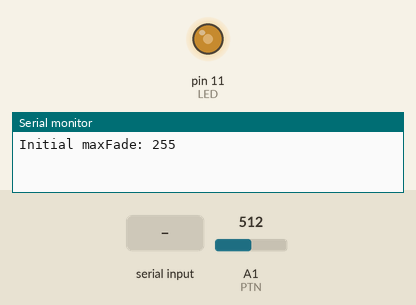
This sketch was run on a simulated Arduino Uno, built with avr-gcc and run on an emulated ATmega328P. On the bench: output pins drawn as LEDs (lit = HIGH), the last lines printed to the serial monitor. The inputs (shaded band) are chosen by the test bench; at power-on: A1 (PTN) = 512. EEPROM starts erased.

Above: at 1.2 s.
1.3 s: "90,45\n" received over Serial
At 2.5 s:
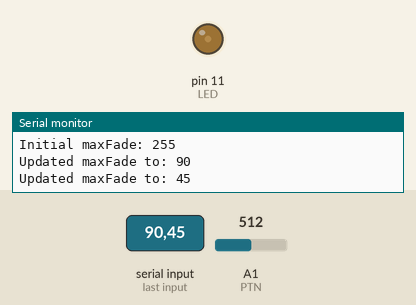
2.8 s: A1 (PTN) set to 0
At 3.6 s:
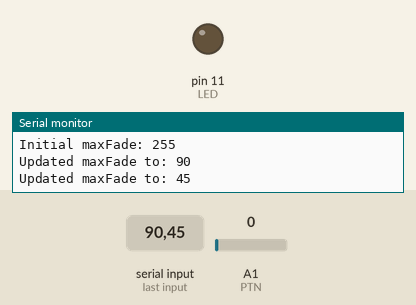
4.3 s: A1 (PTN) set to 2
5.8 s: A1 (PTN) set to 5
At 7.1 s:
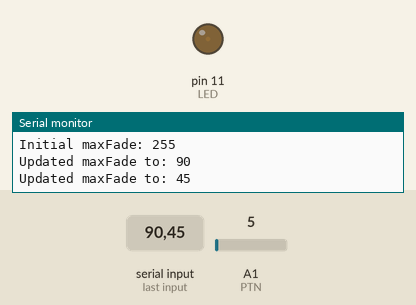
Timing chart, 0 to 8.3 s (numbered marks = the images above; inputs shaded):
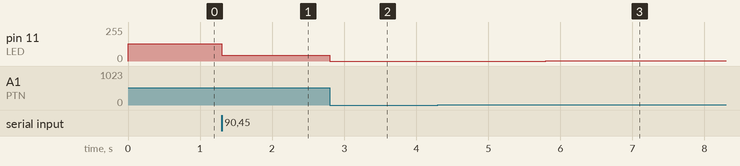

The sketch:

eeprom.ino
```cpp
#include <EEPROM.h>
#define PTN A1
#define LED 11

int maxFade = 255;

void setup() {
  pinMode(PTN, INPUT);
  pinMode(LED, OUTPUT);
  Serial.begin(115200);

  // Read initial value from EEPROM
  maxFade = EEPROM.read(0);
  Serial.print("Initial maxFade: ");
  Serial.println(maxFade);
}

void loop() {
  if (Serial.available() > 0) {
    int data = Serial.parseInt();
    // Use data > 0 to avoid saving '0' if parseInt times out
    if (data > 0 && data <= 255) {
      maxFade = data;
      EEPROM.update(0, maxFade);
      Serial.print("Updated maxFade to: ");
      Serial.println(maxFade);
    }
  }

  // Calculate fade
  // Note: 1023.0 ensures floating point math is used
  int fadePercentage = analogRead(PTN) / 4;
  if(maxFade < fadePercentage) fadePercentage = maxFade;

  // Apply to LED
  analogWrite(LED, fadePercentage);
}
```

Measured:
- after the input at 1.3 s, pin 11 (LED): 128/255 → 45/255 at once
- after the input at 2.8 s, pin 11 (LED): 45/255 → 0/255 at once
- after the input at 4.3 s, every drawn part: stays the same
- after the input at 5.8 s, pin 11 (LED): 0/255 → 1/255 at once
